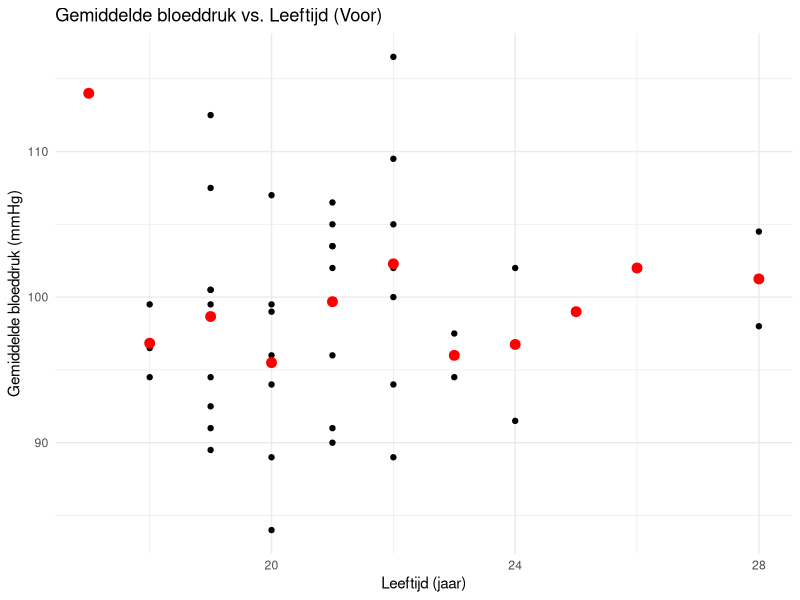
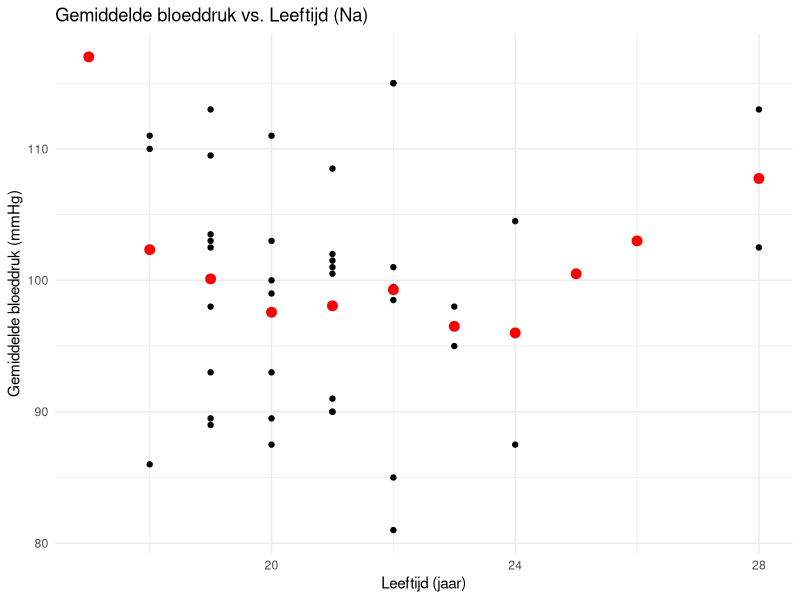
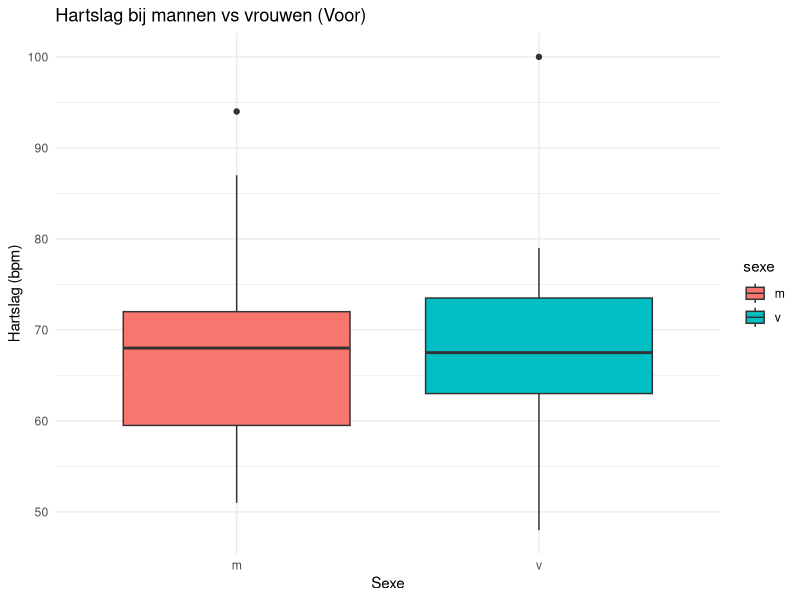
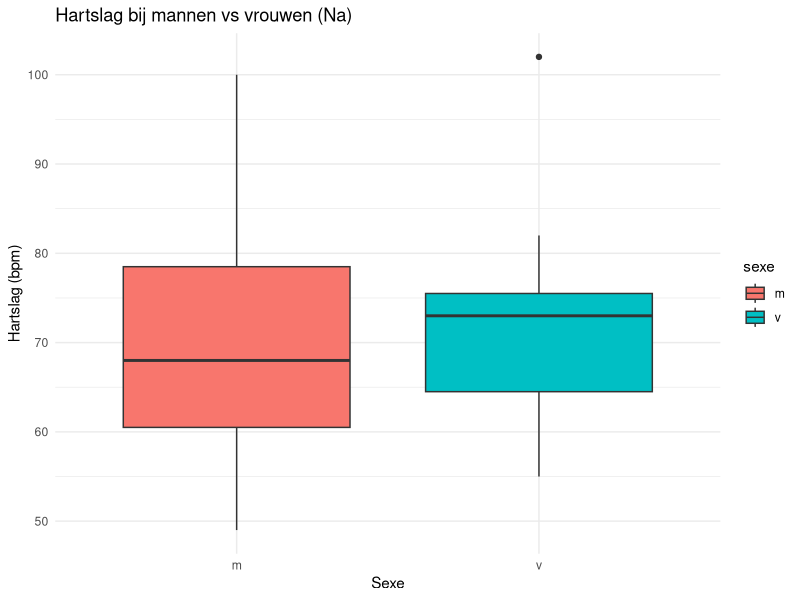

Generate these figures, in order, with R:
## ---- chunk 1
library(ggplot2)

# Load the data
mydata <- read.table(file = "mydata.csv",
                     header = TRUE,
                     sep = ",")

# Create a scatterplot of age vs. mean blood pressure
mydata$mean_bp_voor <- (mydata$boven_bloeddruk_voor + mydata$onder_bloeddruk_voor)/2 # calculate mean blood pressure
mydata$mean_bp_na <- (mydata$boven_bloeddruk_na + mydata$onder_bloeddruk_na)/2 # calculate mean blood pressure
ggplot(mydata, aes(x = leeftijd, y = mean_bp_voor)) +
  geom_point() +
  stat_summary(aes(group = leeftijd), fun = mean, geom = "point", size = 3, color = "red") +
  labs(x = "Leeftijd (jaar)", y = "Gemiddelde bloeddruk (mmHg)", title = "Gemiddelde bloeddruk vs. Leeftijd (Voor)") +
  theme_minimal() 

ggplot(mydata, aes(x = leeftijd, y = mean_bp_na)) +
  geom_point() +
  stat_summary(aes(group = leeftijd), fun = mean, geom = "point", size = 3, color = "red") +
  labs(x = "Leeftijd (jaar)", y = "Gemiddelde bloeddruk (mmHg)", title = "Gemiddelde bloeddruk vs. Leeftijd (Na)") +
  theme_minimal() 



## ---- chunk 2
ggplot(mydata, aes(x = sexe, y = bpm_voor, fill = sexe)) +
  geom_boxplot() + # boxplot visualization
  labs(x = "Sexe", y = "Hartslag (bpm)", title= "Hartslag bij mannen vs vrouwen (Voor)") + # axis labels
  theme_minimal() # create cleaner plot

ggplot(mydata, aes(x = sexe, y = bpm_na, fill = sexe)) +
  geom_boxplot() + # boxplot visualization
  labs(x = "Sexe", y = "Hartslag (bpm)", title= "Hartslag bij mannen vs vrouwen (Na)") + # axis labels
  theme_minimal() # create cleaner plot



